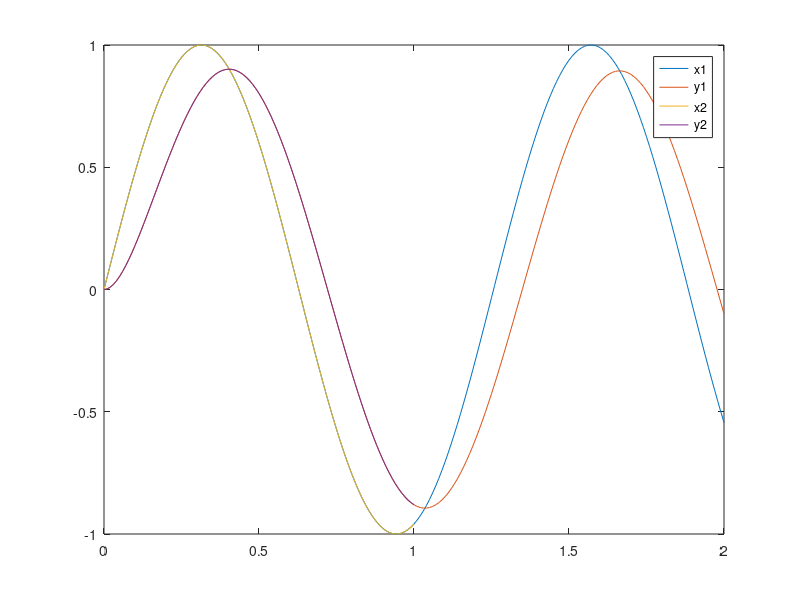
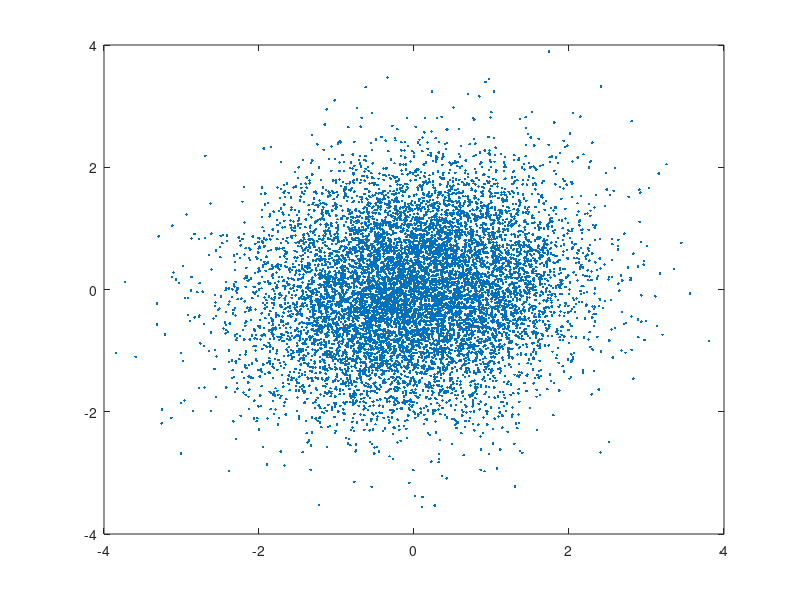

Write MATLAB code to recreate these figures, in order.
tau = 0.1; dt = 0.01;
pilot_tf = tf(1,[tau,1]);
t1 = 0:0.01:2; % t_out = 0:0.005:1;
x1 = sin(5*t1);
y1 = lsim(pilot_tf,x1,t1);
t2 = 0:0.01:1;
x2 = sin(5*t2);
y2 = lsim(pilot_tf,x2,t2);
figure(1)
plot(t1,x1,t1,y1,t2,x2,t2,y2);
legend('x1','y1','x2','y2');

tau = 0.1; dt = 0.01;
t = 0:dt:2;
am = zeros(size(t)); ac = zeros(size(t));
for k = 1:numel(t)
    ac(k) = sin(5*t(k));
    if k < numel(t)
        am(k+1) = (tau-dt)/tau*am(k) + dt/tau*ac(k);
    end
%     if k > 1
%         am(k) = tau/(tau+dt)*am(k-1) + dt/(tau+dt)*ac(k);
%     end
end
figure(2)
plot(t,ac,t,am);
legend('ac','am')

K = 10000;
x = zeros(2,K);
L = [1,0.1;0.1,1];
for k = 1:K
    x(:,k) = mvnrnd(zeros(2,1),L);
end
plot(x(1,:),x(2,:),'.')
    